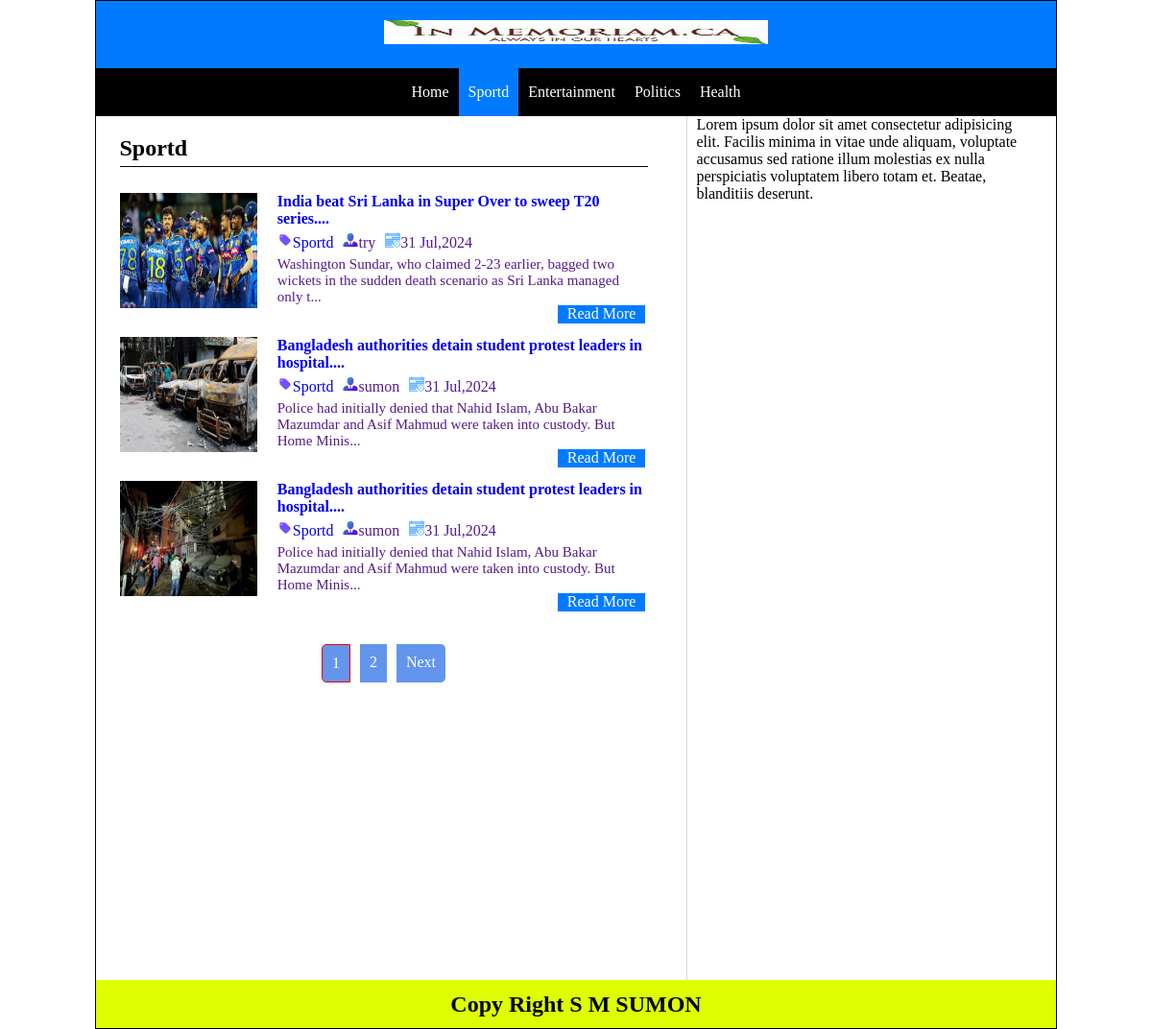
Page /categoryVideo.php?cid=1 on the committed database.
### tables this page shows
CREATE TABLE `settings` (
  `websitename` varchar(60) NOT NULL,
  `logo` varchar(50) NOT NULL,
  `footerdesc` varchar(255) NOT NULL
);

CREATE TABLE `category` (
  `category_id` int NOT NULL,
  `category_name` varchar(20) NOT NULL,
  `post` int DEFAULT NULL
);

CREATE TABLE `post` (
  `post_id` int NOT NULL,
  `title` varchar(500) NOT NULL,
  `description` varchar(9999) DEFAULT NULL,
  `category` varchar(100) DEFAULT NULL,
  `post_date` varchar(50) DEFAULT NULL,
  `author` int DEFAULT NULL,
  `post_img` varchar(100) DEFAULT NULL
);

CREATE TABLE `users` (
  `user_id` int NOT NULL,
  `first_name` varchar(40) DEFAULT NULL,
  `last_name` varchar(30) DEFAULT NULL,
  `username` varchar(30) DEFAULT NULL,
  `password` varchar(40) DEFAULT NULL,
  `role` int DEFAULT NULL
);

### categoryVideo.php (the view, shortened to what this page needs)
<?php
    include 'header.php';
?>
<!DOCTYPE html>
<html lang="en">
<head>
    <link rel="stylesheet" href="./css/style.css">
</head>
<body>
    <section id="bodysection">
        <div class="bodyDiv leftDiv">
            <?php
                $sql1 = "SELECT * FROM category WHERE category_id = {$cat_id}";
                $result1 = mysqli_query($conn,$sql1) or die("Suery failed");
                $totp_row = mysqli_fetch_assoc($result1);
            ?>
            <div id="category_name">
                <h2><?php echo $totp_row['category_name'];?></h2>
                <div></div>
            </div>
        <?php
            include 'config.php';
            if(isset($_GET['cid'])){
                $cat_id =$_GET['cid'];
            }
            $limit = 5;
            if(isset($_GET['page'])){
                $page = $_GET['page'];
            }else{
                $page  =1;
            }
            $offset = ($page - 1) * $limit;
            $sql = "SELECT * FROM post
            LEFT JOIN category ON post.category = category.category_id
            LEFT JOIN users ON post.author = users.user_id
            WHERE post.category = {$cat_id}
            ORDER BY post.post_id DESC
            LIMIT {$offset},{$limit}";
            $result = mysqli_query($conn,$sql) or die("Connection Failed");
            if(mysqli_num_rows($result) > 0 ){
                while($row = mysqli_fetch_array($result)){
        ?>
           <section>
           <div class="prent_div">
                <div class="chaild_div  chaild_div_left" >
                    <a href="single.php?id=<?php echo $row['post_id'];?>"><img src="<?php echo "admin/upload/".$row['post_img']?>" alt=""></a>
                </div>
                <div class="chaild_div  chaild_div_right" >
                    <a href="single.php?id=<?php echo $row['post_id'];?>"><h4><?php echo substr($row['title'],0,70)."...."?></h4></a>
                        <div>
                        <section class="activity_section"><a href="categoty.php"><img src="admin/image/type.png "><?php echo $row['category_name']?> </a></section>
                        <section class="activity_section"><a href=""><img src="admin/image/admin.png "><?php echo $row['username']?></a></section>
                        <section class="activity_section"><a href=""><img src="admin/image/date.png "><?php echo $row['post_date']?> </a></section>
                        </div>
                    <a href=""> <p class="description_p_tag"> <?php echo substr($row['description'],0,120)."..."?></p></a>
                    <a class="read_more" href="single.php?id=<?php echo $row['post_id'];?>">Read More</a>
                </div>
            </div>
            <?php
                }
            }else{
                echo"not record found";
            }
            ?>
           </section>
            <section id="paginations_user_Section">
                <?php
                        if(mysqli_num_rows($result1) > 0){
                            $total_records = $totp_row['post'];
                            $total_pages = ceil($total_records / $limit);
                        for ($i = 1; $i <= $total_pages; $i++ ){
                            if($i == $page){
                                $active = "activedddd";
                            }else{
                                $active = "";
                                }
                                echo " <a class='{$active}' href='category.php?cid=' .$cat_id. '&page={$i}'>$i</a> " ;
                            }
                        if($total_pages > $page){
                             echo '<a  href="category.php?cid=' .$cat_id. '&page='.($page + 1).'">Next</a>';
                            }
                        }
                    ?>
             </section>
        </div>
        <div class="bodyDiv rightDiv">
             <p>Lorem ipsum dolor sit amet consectetur adipisicing elit. Facilis minima in vitae unde aliquam, voluptate accusamus sed ratione illum molestias ex nulla perspiciatis voluptatem libero totam et. Beatae, blanditiis deserunt.</p>
        </div>
</body>
</html>
<?php include "futer.php";?>

### header.php (shortened to what this page needs)
<!DOCTYPE html>
<html lang="en">
<head>
    <link rel="stylesheet" href="./css/style.css">
</head>
<body>
    <section id="home_header">
    <?php
            include "config.php";
            $sql = "SELECT * FROM settings";
            $result = mysqli_query($conn,$sql) or die("Connection Failed");
            if(mysqli_num_rows($result) > 0 ){
                while($row = mysqli_fetch_array($result)){
                    if($row['logo']==""){
                        echo "<a href='index.php'><h1>" . $row['websitename'] . "</h1></a>";
                    die();
                    }else{
                       echo '<a href="index.php">
                            <img src="admin/image/'.$row['logo'].'">
                       </a>';
                    }
        ?>
        <?php
                }
            }
        ?>
    </section>
    <section id="home_menu">
        <?php
            include 'config.php';
            if(isset($_GET['cid'])){
                $cat_id = $_GET['cid'];
            }
            $sql = "SELECT * FROM category WHERE post > 0";
            $result = mysqli_query($conn,$sql)or die("Query Failed : Caregory") ;
            if(mysqli_num_rows($result) > 0) {
                $active = "";
        ?>
        <div>
            <ul>
                <li><a href="index.php">Home</a></li>
            <?php while($row = mysqli_fetch_array($result)) {
                if(isset($_GET['cid'])){
                    if($row['category_id']==$cat_id){
                        $active = "active";
                    }else{
                        $active = "";
                    }
                }
                echo "<li  ><a class='{$active}' href='category.php?cid={$row['category_id']}'> {$row['category_name']} </a></li>";
                }
            ?>
            </ul>
        </div>
        <?php
                }
            ?>
    </section>
</body>
</html>

### futer.php (shortened to what this page needs)
<!DOCTYPE html>
<html lang="en">
<head>
</head>
<body>
    <section id="home_futer">
    <?php
            include "config.php";
            $sql = "SELECT * FROM settings";
            $result = mysqli_query($conn,$sql) or die("Connection Failed");
            if(mysqli_num_rows($result) > 0 ){
                while($row = mysqli_fetch_array($result)){
        ?>
            <h1><?php echo $row['footerdesc'] . $row['websitename'];?></h1>
        <?php
                }
            }
        ?>
    </section>
</body>
</html>

### css/style.css (style rules this page uses)
* { margin: 0; padding: 0; }
body { width: 1000PX; border: 1px solid black; margin: 0 auto; }
#home_header { background-color: #007bff; width: auto; height: 30px; padding: 20px; text-align: center; color: white; }
#home_header img { width: 400px; height: 25px; }
#home_menu { background-color: black; height: 50px; width: auto; display: flex; align-items: center; justify-content: center; }
#home_menu ul { margin: 0; padding: 0; display: flex; justify-content: center; text-align: center; align-items: center; }
#home_menu ul li { float: left; list-style: none; }
#home_menu ul li a { padding: 17px 10px; color: white; text-decoration: none; }
.active { background-color: #007bff; color: #020202; }
#home_futer { height: 50px; background-color: #ddff00; margin: 0; display: flex; justify-content: center; align-items: center; }
#paginations_user_Section { display: flex; justify-content: center; margin-top: 30px; }
#paginations_user_Section a { padding: 10px; text-decoration: none; background-color:cornflowerblue ; margin: 0 5px; color: white; }
.activedddd { border: 1px solid red; background-color: aqua; border-radius: 10px; }
#paginations_user_Section a:last-child { border-radius: 0 5px 5px 0 ; }
#paginations_user_Section a:first-child { border-radius: 5px 0 0 5px ; }
#bodysection { justify-content: center; display: flex; height: 900px; }
.bodyDiv { float: left; display: flex; flex-direction: column; }
.leftDiv { width: 550px; }
.rightDiv { width: 350px; margin-left: 40px; border-left: 1px solid rgb(216, 216, 216); padding-left: 10px; }
.prent_div { justify-content: center; align-items: center; display: flex; }
.chaild_div { float: left; height: 140px; margin-top: 10px; }
.chaild_div_left { width: 200px; }
.chaild_div_left img { width: 143px; height: 120px; }
.chaild_div_right { width: 500px; margin-left: 10px; }
#category_name { width: auto; height: 50px; margin-top: 20px; }
#category_name div { width: auto; height: 1px; background-color: #020202; margin-top: 5px; }
.activity_section { float: left; margin-top: 5px 5px; }
.activity_section a { padding: 5px 10px; text-decoration: none; }
.activity_section a:first-child { padding-left: 0; }
.chaild_div_right .read_more { background-color: #007bff; border: none; padding: 0 10px; padding-bottom: 2px; color: white; text-decoration: none; margin-left: 292px; }
.chaild_div_right div { height: 20px; margin: 5px 0; }
.chaild_div_right p { font-size: 15px; }
a { text-decoration: none; }

### rows in the picture
settings: logo (picture), footerdesc "Copy Right", websitename "S M SUMON"
category: category_name "Sportd"
category: category_name "Entertainment"
category: category_name "Politics"
category: category_name "Health"
post: post_img (picture), title "India beat Sri Lanka in Super Over to sweep T20 series", category.category_name "Sportd", users.username "try", post_date "31 Jul,2024", description "Washington Sundar, who claimed 2-23 earlier, bagged two wickets in the sudden death scenario as Sri Lanka managed only t"
post: post_img (picture), title "Bangladesh authorities detain student protest leaders in hospital", category.category_name "Sportd", users.username "sumon", post_date "31 Jul,2024", description "Police had initially denied that Nahid Islam, Abu Bakar Mazumdar and Asif Mahmud were taken into custody. But Home Minis"
post: post_img (picture), title "Bangladesh authorities detain student protest leaders in hospital", category.category_name "Sportd", users.username "sumon", post_date "31 Jul,2024", description "Police had initially denied that Nahid Islam, Abu Bakar Mazumdar and Asif Mahmud were taken into custody. But Home Minis"
